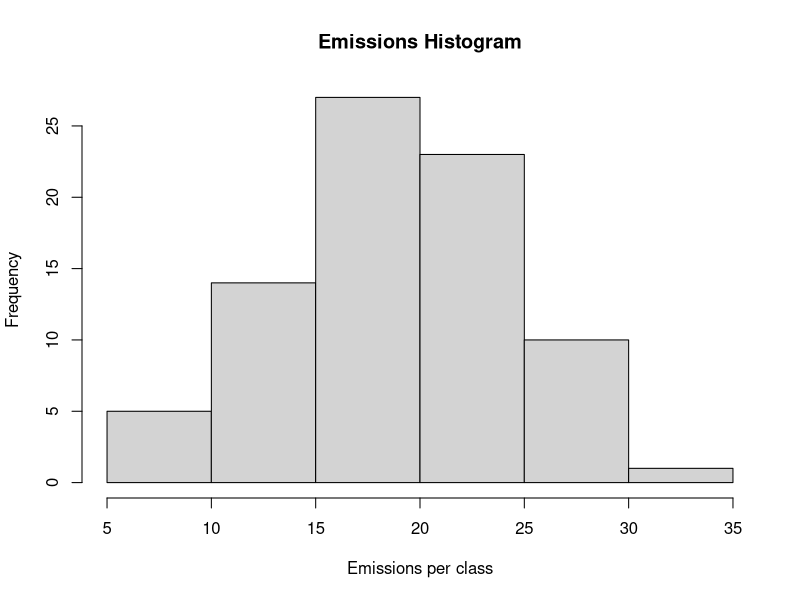
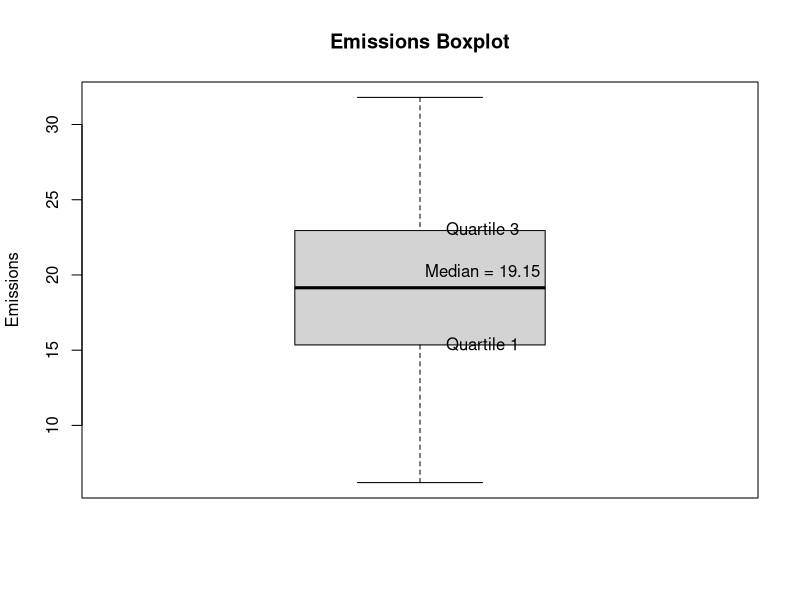

The R source for these figures, in order:
#Creating vector with emission values
emissions <- c(15.8, 22.7, 26.8, 19.1, 18.5, 14.4, 8.3, 25.9, 26.4, 9.8, 21.9, 10.5, 17.3,
        6.2, 18.0, 22.9, 24.6, 19.4, 12.3, 15.9, 20.1, 17.0, 22.3, 27.5, 23.9, 17.5, 11.0,
        20.4, 16.2, 20.8, 20.9, 21.4, 18.0, 24.3, 11.8, 17.9, 18.7, 12.8, 15.5, 19.2, 13.9,
        28.6, 19.4, 21.6, 13.5, 24.6, 20.0, 24.1, 9.0, 17.6, 25.7, 20.1, 13.2, 23.7, 10.7,
        19.0, 14.5, 18.1, 31.8, 28.5, 22.7, 15.2, 23.0, 29.6, 11.2, 14.7, 20.5, 26.6, 13.3,
        18.1, 24.8, 26.1, 7.7, 22.5, 19.3, 19.4, 16.7, 16.9, 23.5, 18.4)

#Plotting the histogram using the R language
hist(emissions, 
        main = "Emissions Histogram",
        xlab = "Emissions per class")

#Plotting the boxplot using the R language
boxplot(emissions,
        main = "Emissions Boxplot",
        ylab = "Emissions")

#Boxplot customize
text(x=1.1, y = 20.3, 
        labels = paste("Median = 19.15"))
text(x=1.1, y = 15.4, 
        labels = paste("Quartile 1"))
text(x=1.1, y = 23.05, 
        labels = paste("Quartile 3"))



        